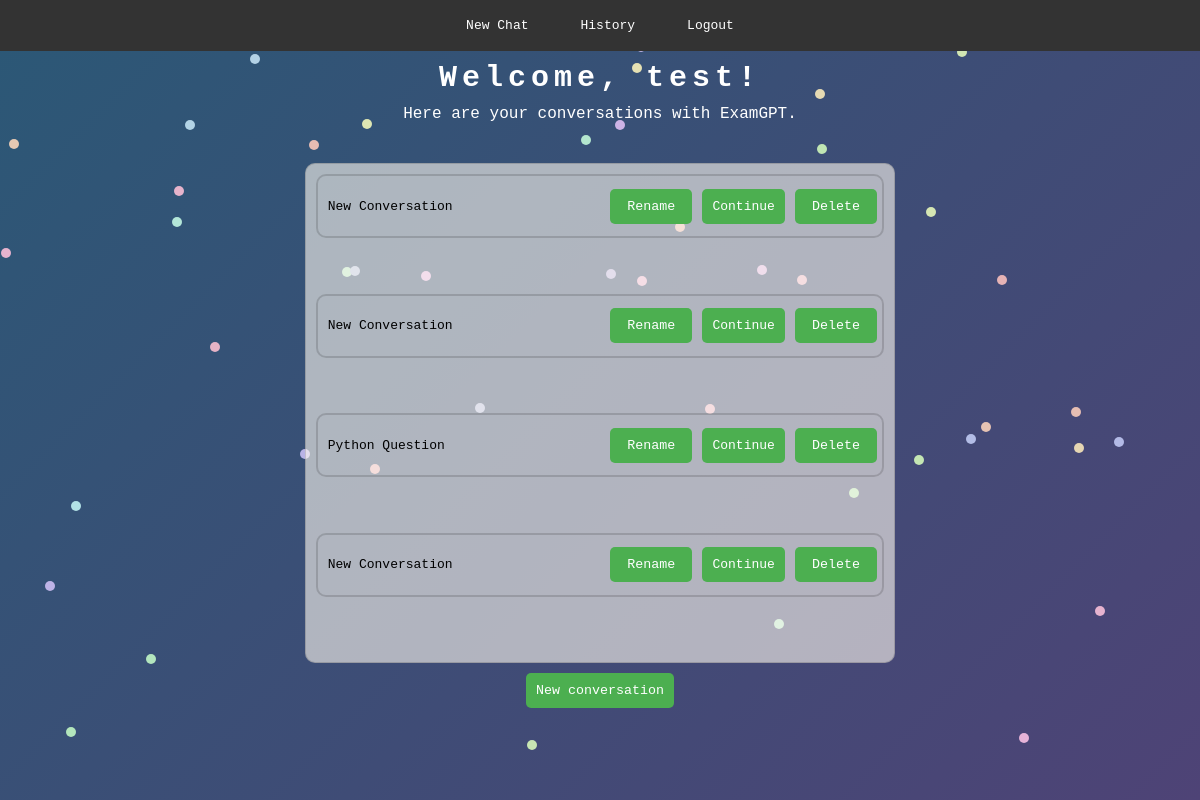
Before: /history (signed in) with the older database file.
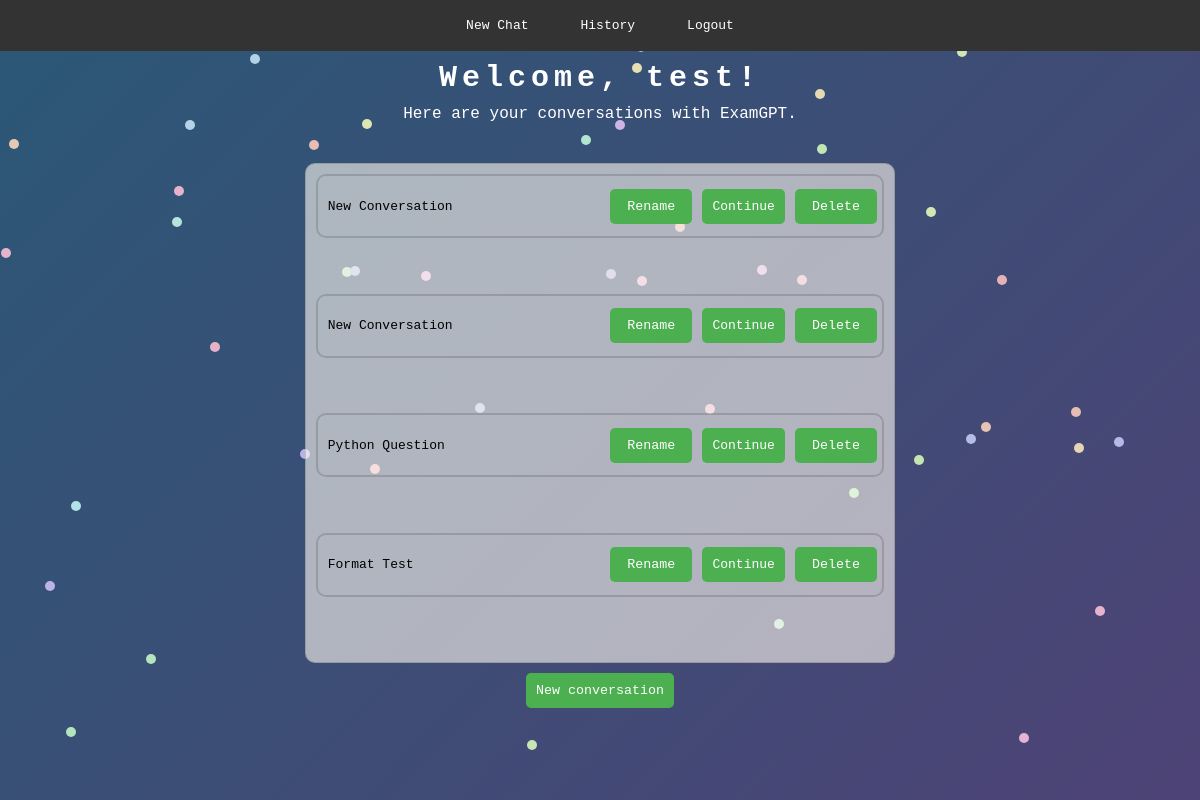
After: the same page with the newer database file.
### app/models.py (models this page shows, shortened)
class customer_data(UserMixin, db.Model):
    customer_id = db.Column(db.Integer, primary_key=True)
    email = db.Column(db.String(120), index=True, unique=True)
    password_hash = db.Column(db.String(128))
    conversations = db.relationship('conversation_data', backref='user', lazy='dynamic')

class conversation_data(db.Model):
    conversation_id = db.Column(db.Integer, primary_key=True)
    customer_id = db.Column(db.Integer, db.ForeignKey('customer_data.customer_id'))
    conversation_name = db.Column(db.String(128))

### app/__init__.py (the view)
@app.route('/history')
@login_required
def history():
    return render_template('history2.html', email=current_user.email, conversations=current_user.conversations)

### app/models.py (called while the page is built)
@login.user_loader
def load_user(id):
    return customer_data.query.get(int(id))

### app/templates/history2.html (shortened to what this page needs)
<!DOCTYPE html>
<html lang="en">
<head>
  <link rel="stylesheet" href="{{ url_for('static', filename='style.css') }}" />
</head>
<body>
  <div class="background"></div>
  <nav class="navbar">
    <a href="{{ url_for('home') }}">New Chat</a>
    <a href="{{ url_for('history') }}">History</a>
    {% if current_user.is_anonymous %}
    <a href="{{ url_for('login') }}">Login</a>
    {% else %}
    <a onclick="confirmLogout()" style="cursor: pointer;">Logout</a>
    {% endif %}
    </nav>
  <div class="body-width">
    <section class="welcome-section">
      <h1>Welcome, {{ email }}!</h1>
      <p>Here are your conversations with ExamGPT.</p>
    </section>
    <div class="history-container">
      {% for c in conversations%}
      <div class="history-conversation">
        <p>{{c['conversation_name']}}</p>
        <button class="history-rename-button" onclick="renameConversation( {{ c['conversation_id'] }}, this )">Rename</button>
        <a style="text-align: center" href="{{ url_for('chat', conversation_id=c['conversation_id']) }}">Continue</a>
        <button class="history-delete-button" onclick="deleteConversation( {{ c['conversation_id'] }}, this )">Delete</button>
      </div>
      {% endfor %}
    </div>
    <button class="new-conversation-button">New conversation</button>
  </div>
</body>
</html>

### app/static/style.css (style rules this page uses)
* { font-family: monospace; font-weight: 500; }
body { display: flex; flex-direction: column; align-items: center; margin: 0; z-index: 2; overflow: hidden; margin-bottom: 50px; }
.navbar { display: flex; background-color: #333; padding: 10px; justify-content: center; width: 100%; margin: 0; z-index: 2; }
.navbar a { color: white; text-decoration: none; margin: 0 10px; padding: 8px 16px; border-radius: 5px; z-index: 2; }
.body-width { width: fit-content; z-index: 2; display: flex; flex-direction: column; align-items: center; }
.welcome-section { display: flex; flex-direction: column; align-items: center; text-align: center; z-index: 2; color: white; font-family: monospace; }
.welcome-section h1 { font-weight: 700; font-size: 30px; letter-spacing: 5px; margin-top: 10px; margin-bottom: 0px; }
.welcome-section p { font-weight: 500; font-size: 16px; margin: 10px 80px; }
.history-container { border: 1px solid rgba(0, 0, 0, 0.144); border-radius: 10px; height: 500px; max-width: 1300px; box-sizing: border-box; overflow-y: scroll; padding: 10px; margin-top: 30px; background-color: rgba(255, 251, 241, 0.6); display: grid; grid-template-columns: 1fr; }
.history-conversation { border: 2px solid rgba(0, 0, 0, 0.144); border-radius: 10px; padding: 5px; display: grid; grid-template-columns: 1fr 1fr 1fr 1fr 1fr 1fr; align-items: center; height: 50px; }
.history-conversation p { margin: 0; grid-column: 1 / span 3; padding-left: 5px; }
.history-conversation button, .history-conversation a { background-color: #4caf50; color: white; border: none; border-radius: 5px; padding: 10px; cursor: pointer; margin-left: 10px; grid-column: span 1; text-decoration: none; display: inline-block; }
.new-conversation-button { background-color: #4caf50; color: white; border: none; border-radius: 5px; padding: 10px; cursor: pointer; margin-top: 10px; align-self: center; }
.background { position: fixed; top: 0; left: 0; width: 100%; height: 100%; background: linear-gradient(135deg, #2b5876, #4e4376); z-index: 0; }

Changed rows visible on the page:
changed conversation_data: conversation_name "New Conversation" → "Format Test"
